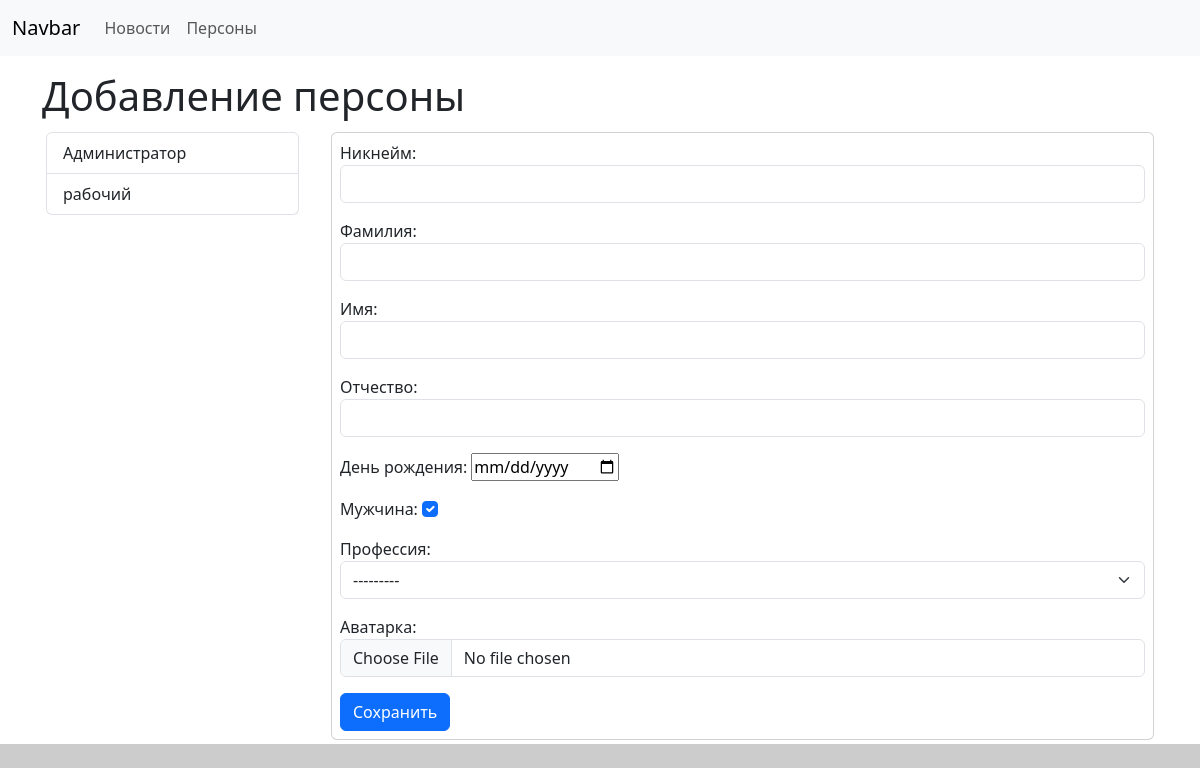
/humans/humans/add, run on an earlier commit of the app's database.
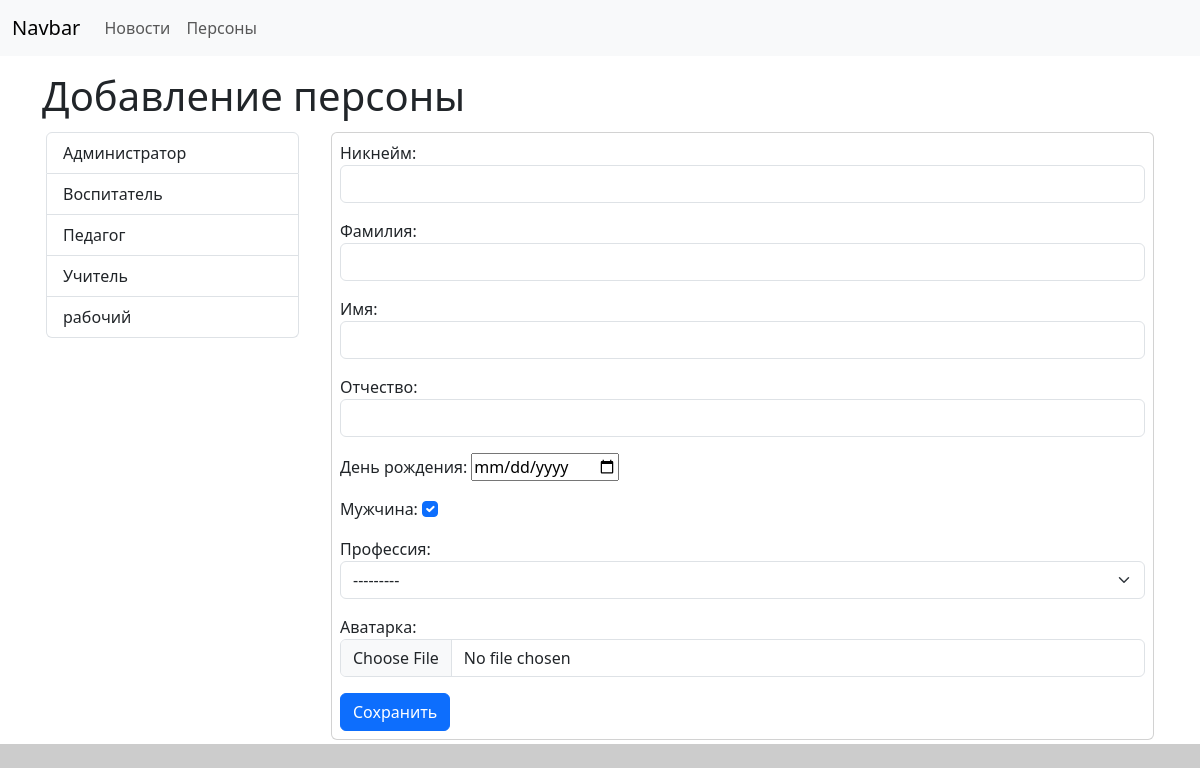
And on a later commit of the database.
### humans/models.py (models this page shows)
class Professions(models.Model):
    title = models.CharField(max_length=100,verbose_name='Название')
    def __str__(self):
        return self.title
    def get_absolute_url(self):
        return reverse_lazy('profhumans', kwargs={'profid': self.pk})
    class Meta:
        verbose_name = 'Профессия'
        verbose_name_plural = 'Профессии'
        ordering = ['title']

### humans/views.py (the view)
# urls.py: path("humans/add", addperson, name="addperson"),
def addperson(request):
    if request.method == 'POST':
        form=PersonForm(request.POST, request.FILES)
        if form.is_valid():
            human=form.save()
            return redirect('allhumans')
    else:
        form = PersonForm()
        return render(request, 'humans/addperson.html', {'form': form,'title': 'Добавление персоны'})

### humans/forms.py (shortened to what this page needs)
class PersonForm(forms.ModelForm):
    class Meta:
        model = Humans
        fields = ['nicname','famil','name','otches','birthday','ismale','profession','avatar']
        widgets = {
            'nicname': forms.TextInput(attrs={'class': 'form-control'}),
            'famil': forms.TextInput(attrs={'class': 'form-control'}),
            'name': forms.TextInput(attrs={'class': 'form-control'}),
            'otches': forms.TextInput(attrs={'class': 'form-control'}),
            'birthday': forms.DateInput(attrs={'type': 'date'}),
            'ismale': forms.CheckboxInput(attrs={'class': 'form-check-input'}),
            'profession': forms.Select(attrs={'class': 'form-select'}),
            'avatar': forms.FileInput(attrs={'class': 'form-control'}),
        }

### humans/templatetags/humans_tag.py (called while the page is built)
@register.simple_tag(name='get_profs')
def get_profs():
    return Professions.objects.all()

### humans/templates/humans/addperson.html (shortened to what this page needs)
{% extends 'base.html' %}
{% block sidebar %}
{% include 'humans/listprofs.html' %}
{% endblock %}
{% block content %}
<div class="card m-1 p-2">
 <form method="post" action="{% url 'addperson' %}">
  {{ form.as_p }}
  <input type="submit" class="btn btn-primary" value="Сохранить">
 </form>
</div>
{% endblock %}

### humans/templates/humans/listprofs.html
{% load humans_tag %}
<div class="list-group m-1">
    {% get_profs as profs %}
    {% for i in profs %}
    <a href="{{ i.get_absolute_url }}" class="list-group-item list-group-item-action">{{i.title}}</a>
    {% endfor %}
</div>

What changed in the data, as far as the page shows it:
added Professions: title "Воспитатель"
added Professions: title "Педагог"
added Professions: title "Учитель"
